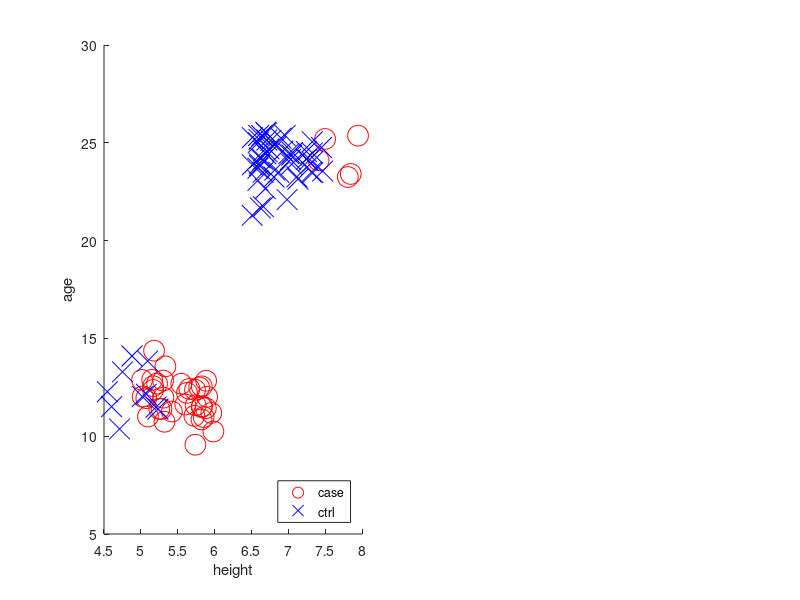

Write MATLAB code to recreate this figure. (Note: this script raises an error after producing the figure.)
function [cauc_avg_,cauc_min_] = p_cauc_0(y_ctrl,y_case,s_ctrl,s_case,n_trial);
%%%%%%%%%%%%%%%%%%%%%%%%%%%%%%%%%%%%%%%%%%%%%%%%%%%%%%%%%%%%%%%% ;
% ;
% function [cauc_avg_,cauc_min_] = p_cauc_0(y_ctrl,y_case,s_ctrl,s_case,n_trial);
% ;
% This function returns the result of n_trial random trials for cauc_0. ;
% ;
% Input: ;
% ; 
% y_ctrl: double array of size n_ctrl-x-n_covariates. Continuous-Covariates for ctrl-patients (dimension n_covariates). ;
% y_case: double array of size n_case-x-n_covariates. Continuous-Covariates for case-patients (dimension n_covariates). ;
% s_ctrl: integer array of length n_ctrl. Categorical-Covariates for ctrl-patients (e.g., study number). ;
% s_case: integer array of length n_case. Categorical-Covariates for case-patients (e.g., study number). ;
% n_trial: integer. Number of random-trials. (default 1024). ;
% ;
% Output: ;
% ;
% cauc_avg_: double array. holds samples of average cauc across covariate categories. ;
% cauc_min_: double array. holds samples of minimum cauc across covariate categories. ;
% ;
% Note: we fold all cauc values to lie within 0.5 and 1.0. ;
% ;
% test by running with no arguments: ;
% i.e., >> p_cauc_0();
% ;
%%%%%%%%%%%%%%%%%%%%%%%%%%%%%%%%%%%%%%%%%%%%%%%%%%%%%%%%%%%%%%%% ;

if (nargin<2);
disp(sprintf(' %% Here we use the same example as for cauc_0.m.'));
disp(sprintf(' %% '));
n_case = 40; n_ctrl = 60;
v_case = zeros(n_case,1); y_case = zeros(n_case,1);
v_ctrl = zeros(n_ctrl,1); y_ctrl = zeros(n_ctrl,1);
v_case(1:35) = 5.0+rand(35,1); y_case(1:35) = 12+randn(35,1);
v_case(36:40) = 7.0+rand(5,1); y_case(36:40) = 24+randn(5,1);
v_ctrl(1:10) = 4.5+rand(10,1); y_ctrl(1:10) = 12+randn(10,1);
v_ctrl(11:60) = 6.5+rand(50,1); y_ctrl(11:60) = 24+randn(50,1);
figure(1);clf; 
subplot(1,2,1); hold on;
plot(v_case,y_case,'ro','MarkerSize',15);
plot(v_ctrl,y_ctrl,'bx','MarkerSize',15);
xlabel('height');
ylabel('age');
legend('case','ctrl','Location','SouthEast');
s_case = round(rand(size(v_case)));
s_ctrl = round(rand(size(v_ctrl)));
[cauc_avg,cauc_min,auc] = cauc_0(v_ctrl,v_case,y_ctrl,y_case,s_ctrl,s_case);
disp(sprintf(' %% Note that the (uncorrected) auc = %0.2f,',auc));
disp(sprintf(' %% Whereas the (corrected) cauc = %0.2f (min %0.2f).',cauc_avg,cauc_min));
n_trial = 1024*2;
[cauc_avg_,cauc_min_] = p_cauc_0(y_ctrl,y_case,s_ctrl,s_case,n_trial);
nbins = 32; hbins = linspace(0,1,nbins);
h_avg = hist(cauc_avg_,hbins);
h_min = hist(cauc_min_,hbins);
subplot(1,2,2); hold on;
stairs(hbins,h_avg,'g-');
stairs(hbins,h_min,'m-');
legend('avg','min');
xlabel('cauc'); ylabel('hist');
title('cauc distribution for p-value');
p_avg = length(find(cauc_avg_>cauc_avg))/n_trial;
p_min = length(find(cauc_min_>cauc_min))/n_trial;
disp(sprintf(' %% the cauc has a p-value of %0.3f (%0.3f).',p_avg,p_min));
disp('returning');return;
end;%if (nargin<2);

ni=3;
if (nargin<ni); s_ctrl = ones(size(y_ctrl,1)); end; ni=ni+1;
if (nargin<ni); s_case = ones(size(y_case,1)); end; ni=ni+1;
if (nargin<ni); n_trial = 1024; end; ni=ni+1;

if ( (numel(y_ctrl)==0) | (numel(y_case)==0) );
cauc_avg_ = 0.5*ones(n_trial,1);
cauc_min_ = 0.5*ones(n_trial,1);
return;
end;%if ( (numel(y_ctrl)==0) | (numel(y_case)==0) );

n_ctrl = size(y_ctrl,1); n_case = size(y_case,1);
cauc_avg_ = zeros(n_trial,1);
cauc_min_ = ones(n_trial,1);

cat_case = unique(s_case); cat_ctrl = unique(s_ctrl);
if     (length(cat_case)==1 & length(cat_ctrl)==1); cat_ij = cat_case;
elseif (length(cat_case)> 1 & length(cat_ctrl)==1); cat_ij = cat_case;
elseif (length(cat_case)==1 & length(cat_ctrl)> 1); cat_ij = cat_ctrl;
elseif (length(cat_case)> 1 & length(cat_ctrl)> 1); cat_ij = union(cat_case,cat_ctrl);
end;% if;
cat_ij = reshape(cat_ij,1,length(cat_ij));
cauc_ = zeros(n_trial,length(cat_ij));
ns_T = 0; ntot_T = 0; 
for ns=cat_ij;
%disp(sprintf('ns %d',ns));
dij = find(s_case==ns); if isempty(dij); dij = 1:length(v_case); end;
xij = find(s_ctrl==ns); if isempty(xij); xij = 1:length(v_ctrl); end;
if (length(dij)>0 & length(xij)>0);
ns_T = ns_T+1;
ncase_(ns_T) = length(dij);
nctrl_(ns_T) = length(xij);
ntot_(ns_T) = length(dij)+length(xij);
ntot_T = ntot_T + ntot_(ns_T);
if (~isempty(y_case) & ~isempty(y_ctrl)); 
cauc_(1:n_trial,ns_T) = p_cauc_sub_0(y_ctrl(xij,:),y_case(dij,:),n_trial); 
end;%if (~isempty(y_case) & ~isempty(y_ctrl)); 
if (isempty(y_case) | isempty(y_ctrl)); 
cauc_(1:n_trial,ns_T) = p_cauc_sub_0(zeros(length(xij),1),zeros(length(dij),1),n_trial);
end;%if (isempty(y_case) | isempty(y_ctrl)); 
cauc_avg_ = cauc_avg_ + ntot_(ns_T)*cauc_(:,ns_T);
flag_min = abs(cauc_(:,ns_T)-0.5)<abs(cauc_min_-0.5);
cauc_min_ = flag_min.*cauc_(:,ns_T) + (~flag_min).*cauc_min_;
end;%if (length(dij)>0 & length(xij)>0);
end;%for ns=cat_min:cat_max;
cauc_avg_ = cauc_avg_/ntot_T;

%%%%%%%%%%%%%%%%%%%%%%%%%%%%%%%%%%%%%%%%%%%%%%%%%%%%%%%%%%%%%%%% ;

function [cauc_] = p_cauc_sub_0(y_ctrl,y_case,n_trial);
% samples multiple AUCs, corrected for covariates y;
% ;
% The inputs are: ;
% y_case: the y-values for the cases -- of size ND-x-NY;
% y_ctrl: the y-values for the ctrls -- of size NX-x-NY;
% n_trial: number of trials. ;
%
% The outputs are: ;
% cauc_: The array of auc values, corrected for y ; 

%%%%%%%%;
ND = size(y_case,1);NX = size(y_ctrl,1);
%%%%%%%%;
if (size(y_case,2)==0);
cauc_ = zeros(n_trial,1);
for ntrial=1:n_trial;
v_case = rand(ND,1); v_ctrl = rand(NX,1); cauc = auc_0(v_ctrl,v_case); cauc_(ntrial) = cauc;
end;%for ntrial=1:n_trial;
end;%if (size(y_case,2)==0);
%%%%%%%%;
if (size(y_case,2)>0);
W_X = knnsearch(y_ctrl,y_case);W_D = knnsearch(y_case,y_ctrl);
cauc_ = zeros(n_trial,1);
for ntrial=1:n_trial;
v_case = rand(ND,1); v_ctrl = rand(NX,1);
case_contrib = 1.0*(v_case>v_ctrl(W_X)) + 0.5*(v_case==v_ctrl(W_X));
ctrl_contrib = 1.0*(v_case(W_D)>v_ctrl) + 0.5*(v_case(W_D)==v_ctrl);
cauc = (sum(case_contrib)+sum(ctrl_contrib))/(ND+NX);
cauc_(ntrial) = cauc;
end;%for ntrial=1:n_trial;
end;%if (size(y_case,2)>0);
%%%%%%%%;
